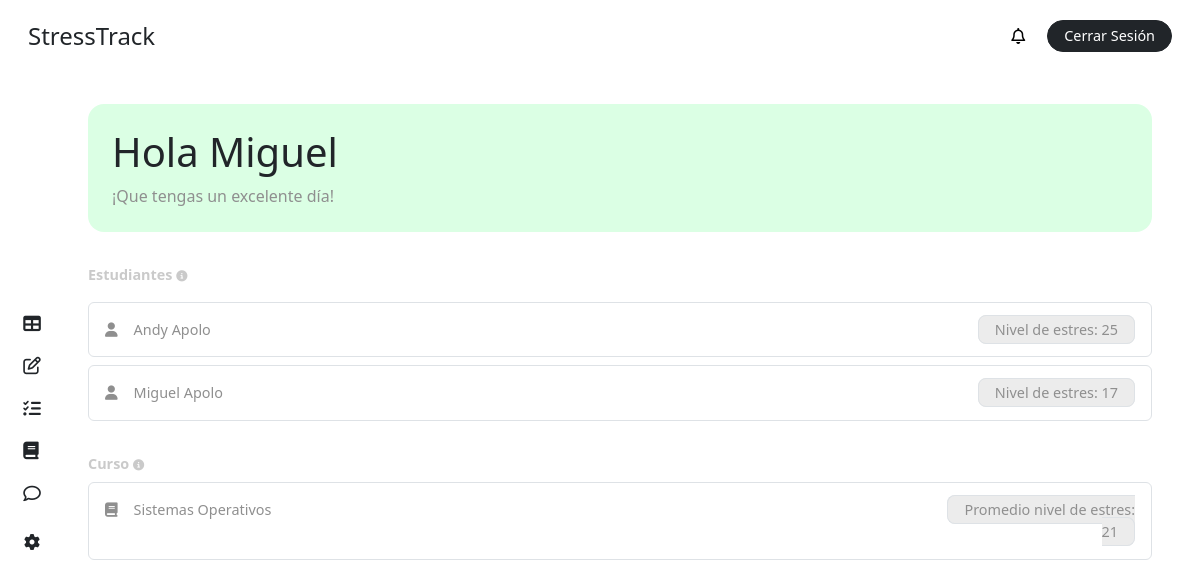
The app's page /panel/ (signed in) with its own data.
### stress/models.py (models this page shows, shortened)
class CustomUser(AbstractBaseUser, PermissionsMixin):
    ROLE_CHOICES = [
        ('student', 'Alumno'),
        ('teacher', 'Profesor'),
        ('superuser', 'Administrador'),
    ]
    first_name = models.CharField(max_length=50, blank=True)
    last_name = models.CharField(max_length=50, blank=True)
    dni = models.CharField(max_length=10, unique=True, blank=True, null=True)
    email = models.EmailField(unique=True)
    role = models.CharField(max_length=20, choices=ROLE_CHOICES, default='student')
    is_active = models.BooleanField(default=True)
    is_staff = models.BooleanField(default=False)
    stress = models.IntegerField(default=0)
    share_stress_level = models.BooleanField(default=False)
    recommendation = models.ForeignKey(Recommendation, on_delete=models.SET_NULL, null=True, blank=True, related_name='users')
    course = models.ForeignKey(Course, on_delete=models.CASCADE, related_name='students', null=True, blank=True)
    group = models.ForeignKey(Team, on_delete=models.CASCADE, related_name='members', null=True, blank=True)
    objects = CustomUserManager()
    USERNAME_FIELD = 'email'
    REQUIRED_FIELDS = []

class Course(models.Model):
    name = models.CharField(max_length=100)
    teacher = models.ForeignKey('CustomUser', on_delete=models.CASCADE, related_name='teaching_courses', limit_choices_to={'role': 'teacher'})

### stress/views.py (the view)
# urls.py: path('panel/', views.panel, name='panel'),
@login_required
def panel(request):
    user = request.user
    course = user.course
    team = user.group
    tasks = None
    tests = None
    top_3_stressed_students = None
    average_stress = None
    course_teaching = user.teaching_courses.first()
    if course_teaching:
        students = course_teaching.students.filter(stress__gt=0)
        top_3_stressed_students = students.order_by('-stress')[:3]
        average_stress = int(students.aggregate(avg_stress=Avg('stress'))['avg_stress'] or 0)
    if course:
        tasks = course.tasks.filter(due_date__gte=date.today()).order_by('due_date')
    if team:
        tests = team.tests.all()
    stress = user.stress
    color = ""
    if 0 <= stress <= 20:
        color = 'bg-good'
    elif 20 < stress <= 40:
        color = 'bg-not-bad'
    elif 40 < stress <= 60:
        color = 'bg-dangerr'
    elif 60 < stress <= 100:
        color = 'bg-dying'
    context = {
        'name': user.first_name or "Usuario",
        'color': color,
        'stress': stress,
        'role': user.role,
        'top_3_stressed_students': top_3_stressed_students,
        'average_stress': average_stress,
        'course_teaching': course_teaching,
        'notifications': user.notifications.all(),
        'unread_notifications': user.notifications.filter(is_read=False).count(),
    }
    if tasks:
        if tasks.exists():
            tmp_task = tasks.first()
            task = {
                'title': tmp_task.title,
                'date': tmp_task.due_date
            }
        else:
            task = None
    else:
        task = None
    if tests:
        tmp_test = tests.last()
        flg = test_resolve(tmp_test, user)
        test = {
            'id': tmp_test.id,
            'title': tmp_test.title,
            'state': flg
        }
    else:
        test = None
    context['task'] = task
    context['test'] = test
    return render(request, 'dashboard/panel.html', context)

### stress/templates/dashboard/panel.html (shortened to what this page needs)
{% extends "base/dashboard_base.html" %}
{% block content %}
{% include "elements/dashboard_sidebar.html" with role=role %}
<main class="main p-4 pt-2 pe-5">
    <div class="{{ color }} p-4 rounded-4 my-4">
        <div class="row">
            {% if role == 'student' %}
                <div class="col-10">
                    <h1>Hola {{ name }}</h1>
                    <p class="fs-6 m-0">Tus niveles de estrés son {{ stress }}. ¡Sigue así! Mantén tus buenos hábitos.
                    </p>
                </div>
                <div class="col-2 text-center">
                    <h1>{{ stress }}</h1>
                    <p class="m-0">Nivel de Estrés</p>
                </div>
            {% else %}
                <div class="col-12">
                    <h1>Hola {{ name }}</h1>
                    <p class="fs-6 text-gris m-0">
                        ¡Que tengas un excelente día!
                    </p>
                </div>
            {% endif %}
        </div>
    </div>
    {% if role == 'student' %}
        <div class="mb-4">
            <label class="text-grisillo fw-bold my-2">Tarea</label>
            {% if not task %}
                <div class="bg-inf p-3 rounded-2 text-gris">
                    <i class="fas fa-info-circle"></i> No tienes tareas asignadas por el momento.
                </div>
            {% else %}
                <div class="p-3 rounded-2 text-gris border border-1">
                        <div class="row">
                            <div class="col-10">
                                <i class="fa-solid fa-list me-3"></i>{{ task.title }}
                            </div>
                            <div class="col-2 text-end">
                                <div class="ms-4 bg-color-grisillo py-1 px-3 border d-inline rounded-3 fs-7">
                                    {{ task.date }}
                                </div>
                            </div>
                        </div>
                </div>
            {% endif %}
        </div>
        <div class="mb-4">
            <label class="text-grisillo fw-bold my-2">Test</label>
        {% if not test %}
        <div class="bg-inf p-3 rounded-2 text-gris">
            <i class="fas fa-info-circle"></i> No tienes tests asignadas por el momento.
        </div>
        {% else %}
        <div class="p-3 rounded-2 text-gris border border-1">
            <div class="row">
                <div class="col-10">
                    <i class="fa-solid fa-list me-3"></i>{{ test.title }}
                </div>
                <div class="col-2 text-end">
                        {% if not test.state %}
                            <div class="ms-4 p-1 d-inline rounded-4 fs-7">
                                <a href="{% url 'test' test.id %}" class="text-decoration-none border border-dark text-dark py-1 px-3 rounded-3 fs-7">Realizar Test</a>
                            </div>
                        {% else %}
                            <div class="ms-4 bg-color-grisillo py-1 px-3 border d-inline rounded-3 fs-7">
                                Completado
                            </div>
                            {% endif %}
                        </div>
                    </div>
                </div>
                {% endif %}
        </div>
    {% else %}
        <div class="mb-4">
            <label class="text-grisillo fw-bold my-2">Estudiantes <i class="fas fa-info-circle fs-8" title="Lista de los estudiante con mas nivel de estres del curso"></i></label>
            {% if not top_3_stressed_students %}
                <div class="bg-inf p-3 rounded-2 text-gris">
                    <i class="fas fa-info-circle"></i> No existen estudiantes con niveles altos de estres.
                </div>
            {% else %}
                {% for student in top_3_stressed_students %}
                    <div class="p-3 rounded-2 text-gris border border-1 my-2">
                        <div class="row">
                            <div class="col-9">
                                <i class="fa-solid fa-user me-3"></i>{{ student.first_name }} {{ student.last_name }}
                            </div>
                            <div class="col-3 text-end">
                                <div class="ms-4 bg-color-grisillo py-1 px-3 border d-inline rounded-3 fs-7">
                                    Nivel de estres: {{ student.stress }}
                                </div>
                            </div>
                        </div>
                    </div>
                {% endfor %}
            {% endif %}
        </div>
        <div class="mb-4">
            <label class="text-grisillo fw-bold my-2">Curso <i class="fas fa-info-circle fs-8" title="Promedio del nivel de estres del curso"></i></label>
            {% if not course_teaching %}
                <div class="bg-inf p-3 rounded-2 text-gris">
                    <i class="fas fa-info-circle"></i> No estas asignado a un curso por el momento.
                </div>
            {% elif not top_3_stressed_students %}
                <div class="bg-inf p-3 rounded-2 text-gris">
                    <i class="fas fa-info-circle"></i> No existen estudiantes con niveles de estres.
                </div>
            {% else %}
                <div class="p-3 rounded-2 text-gris border border-1">
                        <div class="row">
                            <div class="col-9">
                                <i class="fa-solid fa-book me-3"></i>{{ course_teaching.name }}
                            </div>
                            <div class="col-3 text-end">
                                <div class="ms-4 bg-color-grisillo py-1 px-3 border d-inline rounded-3 fs-7">
                                    Promedio nivel de estres: {{ average_stress }}
                                </div>
                            </div>
                        </div>
                </div>
            {% endif %}
        </div>
    {% endif %}
</main>
{% endblock %}

### stress/static/css/main.css (style rules this page uses)
body { height: 100vh; margin: 0; padding: 0; display: grid; grid-template-columns: 4rem 1fr; grid-template-rows: 4.5rem 1fr; grid-template-areas: "header header" "side main"; gap: 0; background-color: white; }
.main { grid-area: main; overflow-y: auto; }
.fs-7 { font-size: .9rem; }
.fs-8 { font-size: .7rem !important; }
.bg-good { background-color: #dbffe4; }
.text-grisillo { color: #cacaca; font-size: .9rem; }
.text-gris { color: #8f8f8f !important; font-size: .9rem; }
.bg-color-grisillo { background-color: #ececec; }

### records on screen
CustomUser: first_name "Miguel"
CustomUser: first_name "Andy", last_name "Apolo", stress "25"
CustomUser: first_name "Miguel", last_name "Apolo", stress "17"
Course: name "Sistemas Operativos"

### other values on screen
{{ average_stress }} "21"
